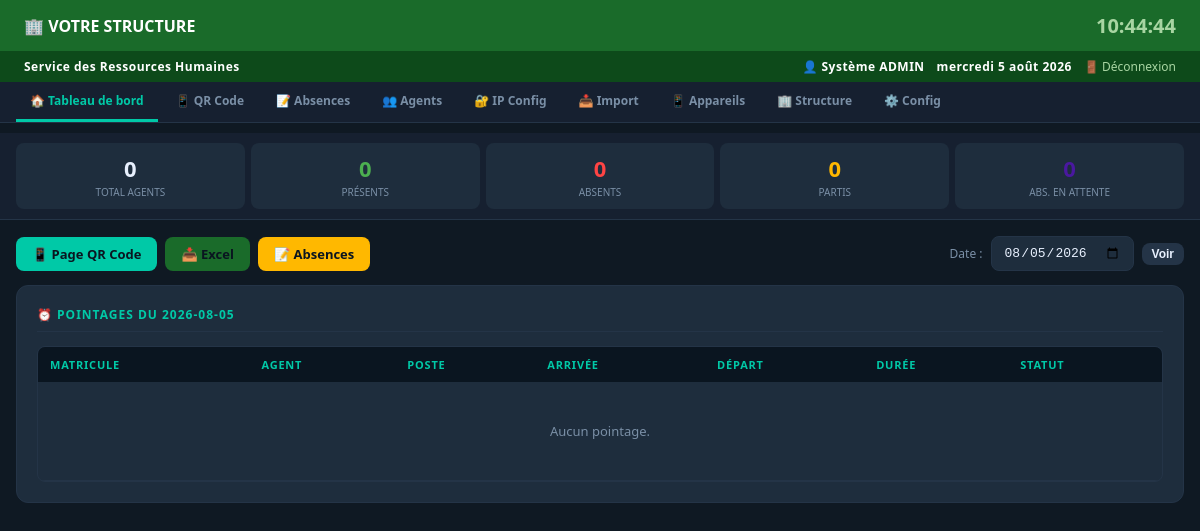
Page / (signed in) on the committed database.
### tables this page shows
CREATE TABLE config (
                cle TEXT PRIMARY KEY, valeur TEXT
            );

### app.py (the view)
@app.route("/")
@login_required
def dashboard():
    date_sel = request.args.get("date", datetime.now().strftime("%Y-%m-%d"))
    with get_conn() as conn:
        total_agents = conn.execute("SELECT COUNT(*) FROM agents WHERE actif=1").fetchone()[0]
        presents     = conn.execute("""SELECT COUNT(*) FROM pointages
            WHERE date_pointage=? AND heure_arrivee IS NOT NULL""",(date_sel,)).fetchone()[0]
        partis       = conn.execute("""SELECT COUNT(*) FROM pointages
            WHERE date_pointage=? AND heure_depart IS NOT NULL""",(date_sel,)).fetchone()[0]
        pointages    = [dict(r) for r in conn.execute("""
            SELECT p.*, a.nom, a.prenom, a.matricule, a.poste
            FROM pointages p JOIN agents a ON p.agent_id=a.id
            WHERE p.date_pointage=? ORDER BY p.heure_arrivee""",(date_sel,)).fetchall()]
        agents_ids   = {p["agent_id"] for p in pointages}
        tous_agents  = [dict(r) for r in conn.execute("SELECT * FROM agents WHERE actif=1").fetchall()]
        absents      = [a for a in tous_agents if a["id"] not in agents_ids]
        absences_att = conn.execute("""SELECT COUNT(*) FROM demandes_absence
            WHERE statut='en_attente'""").fetchone()[0]
    stats = {"total_agents":total_agents,"presents":presents,
             "absents":total_agents-presents,"partis":partis}
    return render_template("dashboard.html",
        stats=stats, pointages=pointages, absents=absents,
        date_sel=date_sel, absences_attente=absences_att)

### app.py (called while the page is built)
def get_conn():
    conn = sqlite3.connect(DB_PATH)
    conn.row_factory = sqlite3.Row
    conn.execute("PRAGMA journal_mode=WAL")
    return conn

def get_config():
    with get_conn() as conn:
        return {r["cle"]:r["valeur"] for r in conn.execute("SELECT * FROM config").fetchall()}

def login_required(f):
    @wraps(f)
    def decorated(*args, **kwargs):
        if "user_id" not in session:
            return redirect(url_for("login"))
        return f(*args, **kwargs)
    return decorated

@app.context_processor
def inject_config():
    cfg = get_config()
    return {"cfg": cfg, "current_user": session.get("user_nom",""),
            "current_role": session.get("user_role",""),
            "is_admin": session.get("user_role")=="admin"}

### templates/dashboard.html (shortened to what this page needs)
{% extends "base.html" %}
{% block content %}
<div class="stats-bar">
  <div class="stat-card"><div class="val" style="color:var(--text)">{{ stats.total_agents }}</div><div class="lbl">Total agents</div></div>
  <div class="stat-card"><div class="val" style="color:var(--success)">{{ stats.presents }}</div><div class="lbl">Présents</div></div>
  <div class="stat-card"><div class="val" style="color:var(--danger)">{{ stats.absents }}</div><div class="lbl">Absents</div></div>
  <div class="stat-card"><div class="val" style="color:var(--warning)">{{ stats.partis }}</div><div class="lbl">Partis</div></div>
  <div class="stat-card"><div class="val" style="color:#4A18A0">{{ absences_attente }}</div><div class="lbl">Abs. en attente</div></div>
</div>
<main>
<div style="display:flex;align-items:center;justify-content:space-between;margin-bottom:14px;flex-wrap:wrap;gap:10px">
  <div style="display:flex;gap:8px">
    <a href="{{ url_for('pointage_qr') }}" target="_blank" class="btn btn-primary">📱 Page QR Code</a>
    <a href="{{ url_for('export_pointage') }}?date={{ date_sel }}" class="btn btn-primary" style="background:#1A6B2A">📥 Excel</a>
    <a href="{{ url_for('absences') }}" class="btn btn-warning">📝 Absences{% if absences_attente %} ({{ absences_attente }}){% endif %}</a>
  </div>
  <form method="get" style="display:flex;gap:8px;align-items:center">
    <label style="font-size:12px;color:var(--text-dim)">Date :</label>
    <input type="date" name="date" value="{{ date_sel }}"
           style="background:var(--card);border:1px solid var(--border);color:var(--text);padding:8px 12px;border-radius:8px;font-size:13px">
    <button type="submit" class="btn btn-dim btn-sm">Voir</button>
  </form>
</div>
<div class="card">
  <div class="card-title">⏰ POINTAGES DU {{ date_sel }}</div>
  <div class="table-wrap">
    <table>
      <thead><tr><th>MATRICULE</th><th>AGENT</th><th>POSTE</th><th>ARRIVÉE</th><th>DÉPART</th><th>DURÉE</th><th>STATUT</th></tr></thead>
      <tbody>
        {% if not pointages and not absents %}
        <tr><td colspan="7" style="text-align:center;padding:40px;color:var(--text-dim)">Aucun pointage.</td></tr>
        {% endif %}
      </tbody>
    </table>
  </div>
</div>
</main>
{% endblock %}

### templates/base.html (shortened to what this page needs)
<!DOCTYPE html>
<html lang="fr">
<head>
</head>
<body>
<div class="header-text">
  <h1>🏢 {{ cfg.structure_nom }}</h1>
  <div class="header-time" id="clock">--:--:--</div>
</div>
<div class="service-bar">
  <span>{{ cfg.structure_service }}</span>
  <div class="user-info">
    <span>👤 {{ current_user }}</span>
    <span id="date-str"></span>
    <a href="{{ url_for('logout') }}">🚪 Déconnexion</a>
  </div>
</div>
<nav>
  <a href="{{ url_for('dashboard') }}" class="{{ 'active' if request.endpoint=='dashboard' }}">🏠 Tableau de bord</a>
  <a href="{{ url_for('pointage_qr') }}" class="{{ 'active' if request.endpoint=='pointage_qr' }}" target="_blank">📱 QR Code</a>
  <a href="{{ url_for('absences') }}" class="{{ 'active' if request.endpoint=='absences' }}">📝 Absences</a>
  <a href="{{ url_for('agents') }}" class="{{ 'active' if request.endpoint=='agents' }}">👥 Agents</a>
  {% if is_admin %}
  <a href="{{ url_for('config_ip') }}" class="{{ 'active' if request.endpoint=='config_ip' }}">🔐 IP Config</a>
  <a href="{{ url_for('importer_agents') }}" class="{{ 'active' if request.endpoint=='importer_agents' }}">📥 Import</a>
  <a href="{{ url_for('appareils') }}" class="{{ 'active' if request.endpoint in ['appareils','appareils_exclus'] }}">📱 Appareils</a>
  <a href="{{ url_for('organigramme') }}" class="{{ 'active' if request.endpoint in ['organigramme','modifier_structure'] }}">🏢 Structure</a>
  <a href="{{ url_for('configuration') }}" class="{{ 'active' if request.endpoint=='configuration' }}">⚙️ Config</a>
  {% endif %}
</nav>
{% block content %}{% endblock %}
</body>
</html>

### templates/base.html (style rules this page uses)
* { box-sizing:border-box;margin:0;padding:0 }
:root { --green:#1A6B2A;--green-dark:#0D4A1A;--accent:#00C9A7;--bg:#0F1923;--panel:#162030;--card:#1E2D3D;--border:#243447;--text:#E8F0FE;--text-dim:#7A8FA6;--danger:#FF4444;--warning:#FFB800;--success:#4CAF50;--orange:#FF6B35 }
body { font-family:'Segoe UI',Arial,sans-serif;background:var(--bg);color:var(--text);min-height:100vh }
.header-text { background:var(--green);padding:12px 24px;display:flex;justify-content:space-between;align-items:center }
.header-text h1 { font-size:16px;font-weight:700;color:white }
.header-time { font-size:20px;font-weight:700;color:#A8D5A2 }
.service-bar { background:var(--green-dark);padding:7px 24px;display:flex;justify-content:space-between;align-items:center;font-size:12px }
.service-bar span { color:white;font-weight:700;letter-spacing:.5px }
.service-bar .user-info { color:#A8D5A2;display:flex;gap:12px;align-items:center }
.service-bar a { color:#A8D5A2;text-decoration:none }
nav { background:var(--panel);border-bottom:1px solid var(--border);display:flex;align-items:center;gap:4px;padding:0 16px;overflow-x:auto }
nav a { display:flex;align-items:center;gap:6px;color:var(--text-dim);text-decoration:none;padding:10px 14px;font-size:12px;font-weight:600;border-bottom:3px solid transparent;white-space:nowrap;transition:all .2s }
nav a.active { color:var(--accent);border-bottom-color:var(--accent) }
main { padding:16px }
.card { background:var(--card);border-radius:12px;border:1px solid var(--border);padding:20px;margin-bottom:16px }
.card-title { font-size:12px;font-weight:700;color:var(--accent);text-transform:uppercase;letter-spacing:1px;margin-bottom:14px;padding-bottom:8px;border-bottom:1px solid var(--border) }
.stats-bar { display:grid;grid-template-columns:repeat(5,1fr);gap:6px;padding:10px 16px;background:var(--panel);border-bottom:1px solid var(--border) }
.stat-card { background:var(--card);border-radius:8px;padding:10px;text-align:center }
.stat-card .val { font-size:22px;font-weight:700 }
.stat-card .lbl { font-size:10px;color:var(--text-dim);text-transform:uppercase;margin-top:2px }
.table-wrap { overflow-x:auto;border-radius:8px;border:1px solid var(--border) }
table { width:100%;border-collapse:collapse }
thead tr { background:#0A1520 }
thead th { padding:10px 12px;text-align:left;font-size:11px;color:var(--accent);text-transform:uppercase;letter-spacing:.8px;font-weight:700;white-space:nowrap }
tbody tr { border-bottom:1px solid var(--border) }
tbody td { padding:10px 12px;font-size:13px;vertical-align:middle }
.btn { display:inline-flex;align-items:center;gap:6px;padding:8px 16px;border-radius:8px;border:none;font-size:13px;font-weight:600;cursor:pointer;text-decoration:none;transition:all .2s;white-space:nowrap }
.btn-primary { background:var(--accent);color:#0A1520 }
.btn-warning { background:var(--warning);color:#0A1520 }
.btn-dim { background:var(--border);color:var(--text) }
.btn-sm { padding:4px 10px;font-size:12px }

### rows in the picture
config: structure_nom "VOTRE STRUCTURE"
config: structure_service "Service des Ressources Humaines"

### other values in the picture
{{ current_user }} "Système ADMIN"
{{ stats.total_agents }} "0"
{{ stats.presents }} "0"
{{ stats.absents }} "0"
{{ stats.partis }} "0"
{{ date_sel }} "2026-08-05"
